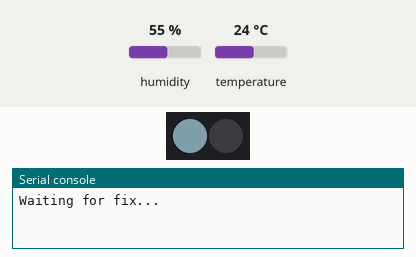
The program below on a simulated CircuitPython board. Shown: 2 RGB LEDs in strip order, left to right, the last lines printed to the serial console. The inputs (shaded band) are chosen by the test bench; at power-on: temperature 24 °C, humidity 55 %. Dim RGB values are drawn brighter than linear; the clock reads 2024-03-15 10:24:30 at power-on unless the program sets it; files the program writes start out absent; the GPS gets a fix after 3 s at 37.7749, -122.4194 with 8 satellites.

Above: at 1.6 s.
1.7 s: temperature set to 12 °C
At 3.0 s:
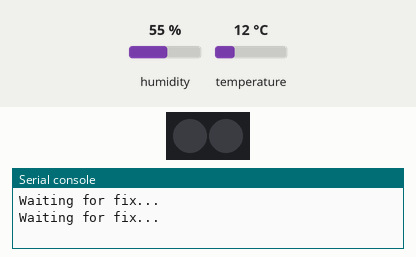
At 4.9 s:
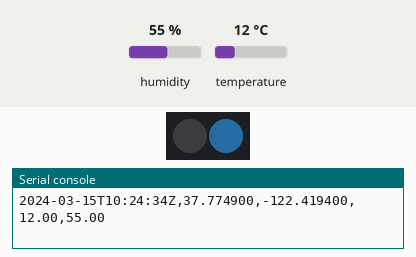
6.1 s: temperature set to 19.2 °C
10.5 s: temperature set to 20.5 °C
13.5 s: temperature set to 29.5 °C
At 17.2 s:
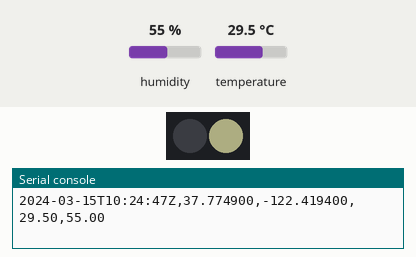
17.5 s: temperature set to 30.6 °C
19.5 s: temperature set to 34.6 °C
23.6 s: temperature set to 35.4 °C
At 28.6 s:
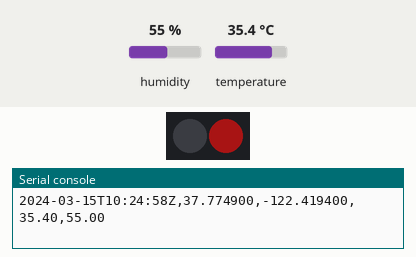
Timing chart, 0 to 35.6 s (numbered marks = the images above; inputs shaded):
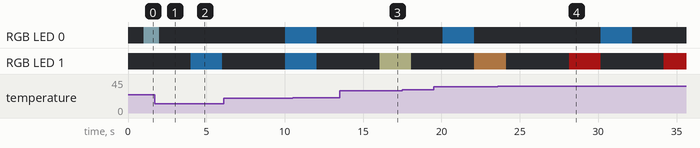

Measured:
- the behaviour switches between 34.9 and 35 °C on temperature (found by bisection; images 3 and 4)

The program:

code-Adafruit_Feather_RP2040_Adalogger_NeoPixel.py
```python
### Logging code for the
### Adafruit Feather RP2040 Adalogger
### + NeoPixel
### (Rename to code.py when copying to the board.)

## Import core library dependencies
import sdcardio # for sdcard
import board # for gps, neopixel, sdcard, sht45
import busio # for gps, sdcard
import digitalio # for sdcard
import gc # for memory maintenance
import storage  # for sdcard
import time # for code, gps, neopixel
import traceback # for error logging
from microcontroller import watchdog as w # for watchdog
from watchdog import WatchDogMode # for watchdog
## Import library dependencies
import adafruit_gps # for gps
import adafruit_sht4x # for sht45
import neopixel # for neopixel

## Configure watchdog for restarting the system in event of a crash
w.timeout = 6.0
w.mode = WatchDogMode.RESET

## Setup the board's NeoPixel
# Define our colors.
COLOR_RED = [215,25,28]
COLOR_ORANGE = [253,174,97]
COLOR_YELLOW = [255,255,191]
COLOR_BLUE_LGT = [171,217,233]
COLOR_BLUE_DRK = [44,123,182]
COLOR_PURPLE = [94,60,153]
COLOR_NONE = [0,0,0]
# Configure the NeoPixels
pixels = neopixel.NeoPixel(board.D9, 2, brightness=0.2, auto_write=False)
pixels.fill(COLOR_NONE)
pixels.show()
# Set our variables for blink rate and colors.
PIXEL_GPS_WAIT_ON_DURATION = 1.0
PIXEL_GPS_WAIT_OFF_DURATION = 1.0
PIXEL_GPS_ON_DURATION = 2.0
PIXEL_GPS_OFF_DURATION = 8.0
PIXEL_TEMP_ON_DURATION = 2.0
PIXEL_TEMP_OFF_DURATION = 4.0
def color_for_temp_c(temp_c):
    if temp_c >= 35.0:
        return COLOR_RED
    elif temp_c >= 30.0:
        return COLOR_ORANGE
    elif temp_c >= 25.0:
        return COLOR_YELLOW
    elif temp_c >= 20.0:
        return COLOR_BLUE_LGT
    else:
        return COLOR_BLUE_DRK


## Setup the SD card
# Connect to the card and mount the filesystem.
sd_spi = busio.SPI(board.SD_CLK, board.SD_MOSI, board.SD_MISO)
sd = sdcardio.SDCard(sd_spi, board.SD_CS)
vfs = storage.VfsFat(sd)
storage.mount(vfs, "/sd")
# Configure logging variables.
LOG_FILE = "/sd/log.csv" # Path to the file to log data.
LOG_MODE = "a" # Mode for opening the log file.
# (Mode 'a' means append or add new lines to the end
# of the file rather than erasing it and starting over.)


## Setup the SHT41/45 temperature and humidity sensor
sht = adafruit_sht4x.SHT4x(board.I2C())


## Setup the Adafruit Mini GPS
# Create an I2C interface to talk to using default pins.
i2c = board.STEMMA_I2C()
# Create a GPS module instance.
gps = adafruit_gps.GPS_GtopI2C(i2c, debug=False) # Use I2C interface.
# Turn on the basic GGA and RMC info.
gps.send_command(b"PMTK314,0,1,0,1,0,0,0,0,0,0,0,0,0,0,0,0,0,0,0")
# Set update rate to once a second (1hz) which is what you typically want.
gps.send_command(b"PMTK220,1000")


## Main code loop that runs for-ev-er
# Create time counter for logging.
last_log = time.monotonic()
# Create time counter and tracker for the temperature indicator light.
last_temp_toggle = time.monotonic()
pixel_temp_on = False
# Create time counter and tracker for the GPS indicator light.
last_gps_toggle = time.monotonic()
pixel_gps_on = False
# Let's go!
while True:
    # Feed the watchdog to prevent it expiring and resetting the system.
    w.feed()
    try:
        time.sleep(0.1) # A very slight delay to cut CPU usage and battery draw.
        # Make sure to call gps.update() every loop iteration and at least twice
        # as fast as data comes from the GPS unit (set above to once a second).
        # This returns a bool that's true if it parsed new data.
        gps.update()
        current = time.monotonic()
        # Wait at least a second before running logging process.
        if current - last_log >= 1.0:
            last_log = current
            # Check for a location fix.
            if not gps.has_fix:
                # We don't have a fix yet.
                # Log to serial console in Mu Editor.
                print("Waiting for fix...")
                # Update the NeoPixel showing GPS status.
                if pixel_gps_on:
                    if current - last_gps_toggle >= PIXEL_GPS_WAIT_ON_DURATION:
                        pixels[0] = COLOR_NONE
                        pixels.show()
                        pixel_gps_on = False
                        last_gps_toggle = current
                else:
                    if current - last_gps_toggle >= PIXEL_GPS_WAIT_OFF_DURATION:
                        pixels[0] = COLOR_BLUE_LGT
                        pixels.show()
                        pixel_gps_on = True
                        last_gps_toggle = current
                        # Free up the memory space from unused memory objects.
                        gc.collect()
                # Go back to the top of the while loop.
                continue
            # We have a fix (gps.has_fix is true)!
            # Get SHT data with one sensor read action.
            CURRENTTEMP, CURRENTHUMI = sht.measurements
            # Update the NeoPixel showing temperature.
            if pixel_temp_on:
                if current - last_temp_toggle >= PIXEL_TEMP_ON_DURATION:
                    pixels[1] = COLOR_NONE
                    pixels.show()
                    pixel_temp_on = False
                    last_temp_toggle = current
            else:
                if current - last_temp_toggle >= PIXEL_TEMP_OFF_DURATION:
                    pixels[1] = color_for_temp_c(CURRENTTEMP)
                    pixels.show()
                    pixel_temp_on = True
                    last_temp_toggle = current
            # Update the NeoPixel showing GPS status.
            if pixel_gps_on:
                if current - last_gps_toggle >= PIXEL_GPS_ON_DURATION:
                    pixels[0] = COLOR_NONE
                    pixels.show()
                    pixel_gps_on = False
                    last_gps_toggle = current
            else:
                if current - last_gps_toggle >= PIXEL_GPS_OFF_DURATION:
                    pixels[0] = COLOR_BLUE_DRK
                    pixels.show()
                    pixel_gps_on = True
                    last_gps_toggle = current
            # Create a variable for each thing we want to record.
            THISTIME = "{}-{:02}-{:02}T{:02}:{:02}:{:02}Z".format( # Formatting in ISO 8601.
                gps.timestamp_utc.tm_year,  # Grab parts of the time from the
                gps.timestamp_utc.tm_mon,  # struct_time object that holds
                gps.timestamp_utc.tm_mday,  # the fix time.  Note you might
                gps.timestamp_utc.tm_hour,  # not get all data like year, day, month!
                gps.timestamp_utc.tm_min,
                gps.timestamp_utc.tm_sec
            )
            THISSPOT = "{:.6f},{:.6f}".format(gps.latitude, gps.longitude)
            THISTEMP = "{:.2f}".format(CURRENTTEMP)
            THISHUMI = "{:.2f}".format(CURRENTHUMI)
            # Combine our measurements into one line.
            LINELOG = "{},{},{},{}\r\n".format(THISTIME, THISSPOT, THISTEMP, THISHUMI)
            # Open file and append a new data record.
            with open(LOG_FILE, LOG_MODE) as f:
                print(LINELOG)
                f.write(LINELOG)
            # Free up the memory space from unused memory objects.
            gc.collect()
    # Catch errors that cause the loop to exit unexpectedly.
    except Exception as e:
        # Log the error, appending it to a file.
        with open("/sd/error.txt", "a") as f:
            traceback.print_exception(e, e, e.__traceback__, file=f)
        # Free up the memory space from unused memory objects.
        gc.collect()
        # Wait a second before trying everything again.
        time.sleep(1)
```
